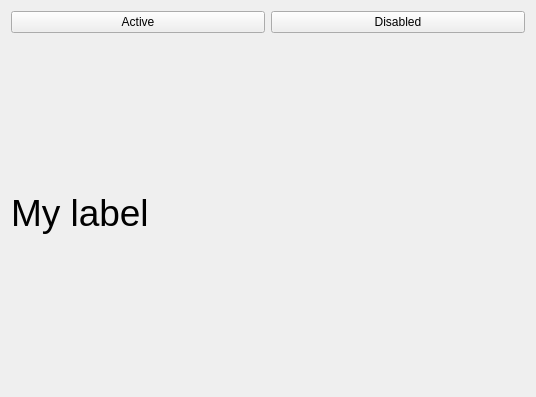
<?xml version="1.0" encoding="UTF-8"?>
<ui version="4.0">
 <class>Widget</class>
 <widget class="QWidget" name="Widget">
  <property name="geometry">
   <rect>
    <x>0</x>
    <y>0</y>
    <width>536</width>
    <height>397</height>
   </rect>
  </property>
  <property name="windowTitle">
   <string>Widget</string>
  </property>
  <layout class="QVBoxLayout" name="verticalLayout">
   <item>
    <layout class="QHBoxLayout" name="horizontalLayout">
     <item>
      <widget class="QPushButton" name="activeButton">
       <property name="text">
        <string>Active</string>
       </property>
      </widget>
     </item>
     <item>
      <widget class="QPushButton" name="disabledButton">
       <property name="enabled">
        <bool>true</bool>
       </property>
       <property name="text">
        <string>Disabled</string>
       </property>
      </widget>
     </item>
    </layout>
   </item>
   <item>
    <widget class="QLabel" name="label">
     <property name="font">
      <font>
       <pointsize>28</pointsize>
      </font>
     </property>
     <property name="autoFillBackground">
      <bool>true</bool>
     </property>
     <property name="text">
      <string>My label</string>
     </property>
    </widget>
   </item>
  </layout>
 </widget>
 <layoutdefault spacing="6" margin="11"/>
 <resources/>
 <connections/>
</ui>
